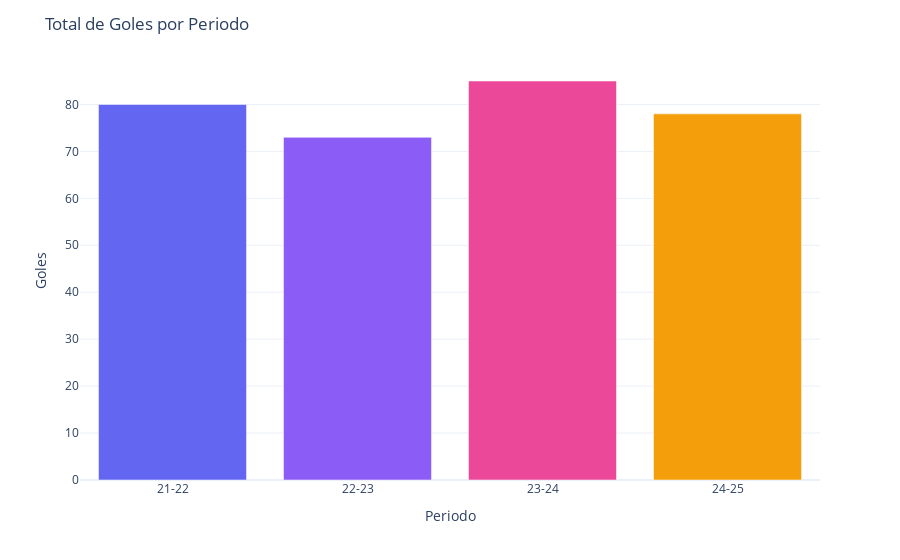

The notebook cell saved with this chart:
### Code cell
# Evolución de Goles por Periodo
goles_periodo = df.groupby('periodo')['Gls'].sum().sort_index()
fig = px.bar(x=goles_periodo.index, y=goles_periodo.values,
            color=goles_periodo.index,
            color_discrete_sequence=['#6366f1', '#8b5cf6', '#ec4899', '#f59e0b'])
fig.update_layout(title='Total de Goles por Periodo', xaxis_title='Periodo', 
                 yaxis_title='Goles', template='plotly_white', showlegend=False)
fig.show()

### Figure 1 — Plotly figure (JSON) as saved in the notebook; plotly's stock layout.template omitted (floating-point values rounded to 4 significant figures)
{"data": [{"hovertemplate": "color=21-22<br>x=%{x}<br>y=%{y}<extra></extra>", "legendgroup": "21-22", "marker": {"color": "#6366f1", "pattern": {"shape": ""}}, "name": "21-22", "orientation": "v", "showlegend": true, "textposition": "auto", "type": "bar", "x": ["21-22"], "xaxis": "x", "y": [80.0], "yaxis": "y"}, {"hovertemplate": "color=22-23<br>x=%{x}<br>y=%{y}<extra></extra>", "legendgroup": "22-23", "marker": {"color": "#8b5cf6", "pattern": {"shape": ""}}, "name": "22-23", "orientation": "v", "showlegend": true, "textposition": "auto", "type": "bar", "x": ["22-23"], "xaxis": "x", "y": [73.0], "yaxis": "y"}, {"hovertemplate": "color=23-24<br>x=%{x}<br>y=%{y}<extra></extra>", "legendgroup": "23-24", "marker": {"color": "#ec4899", "pattern": {"shape": ""}}, "name": "23-24", "orientation": "v", "showlegend": true, "textposition": "auto", "type": "bar", "x": ["23-24"], "xaxis": "x", "y": [85.0], "yaxis": "y"}, {"hovertemplate": "color=24-25<br>x=%{x}<br>y=%{y}<extra></extra>", "legendgroup": "24-25", "marker": {"color": "#f59e0b", "pattern": {"shape": ""}}, "name": "24-25", "orientation": "v", "showlegend": true, "textposition": "auto", "type": "bar", "x": ["24-25"], "xaxis": "x", "y": [78.0], "yaxis": "y"}], "layout": {"barmode": "relative", "legend": {"title": {"text": "color"}, "tracegroupgap": 0}, "margin": {"t": 60}, "showlegend": false, "title": {"text": "Total de Goles por Periodo"}, "xaxis": {"anchor": "y", "domain": [0, 1], "title": {"text": "Periodo"}}, "yaxis": {"anchor": "x", "domain": [0, 1], "title": {"text": "Goles"}}}}
